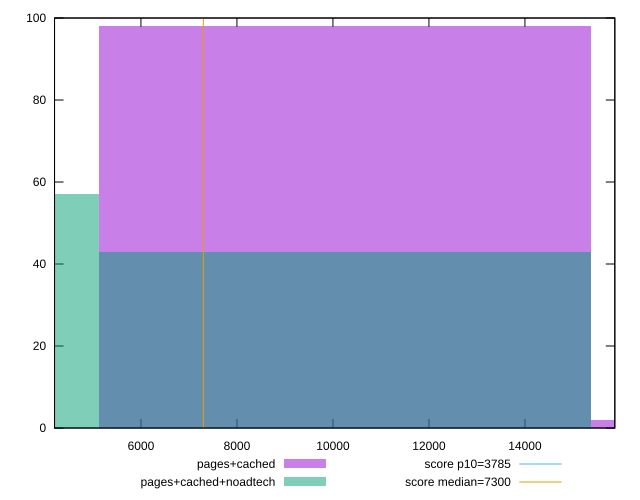

Generate this figure with gnuplot:
reset

$pagesCached <<EOF
20500.672984809993 2
10250.336492404997 98
EOF

$pagesCachedNoadtech <<EOF
10250.336492404997 43
0 57
EOF

set key outside below
set boxwidth 10250.336492404997
set xrange [4199.7275:15872.535]
set yrange [0:100]
set trange [0:100]
set style fill transparent solid 0.5 noborder

set parametric
set terminal svg size 640, 500 enhanced background rgb 'white'
set output "report_00019_2021-02-10T18-14-37.922Z//interactive/comparison/histogram/1_vs_2.svg"

plot $pagesCached title "pages+cached" with boxes, \
     $pagesCachedNoadtech title "pages+cached+noadtech" with boxes, \
     3785,t title "score p10=3785", \
     7300,t title "score median=7300"

reset
